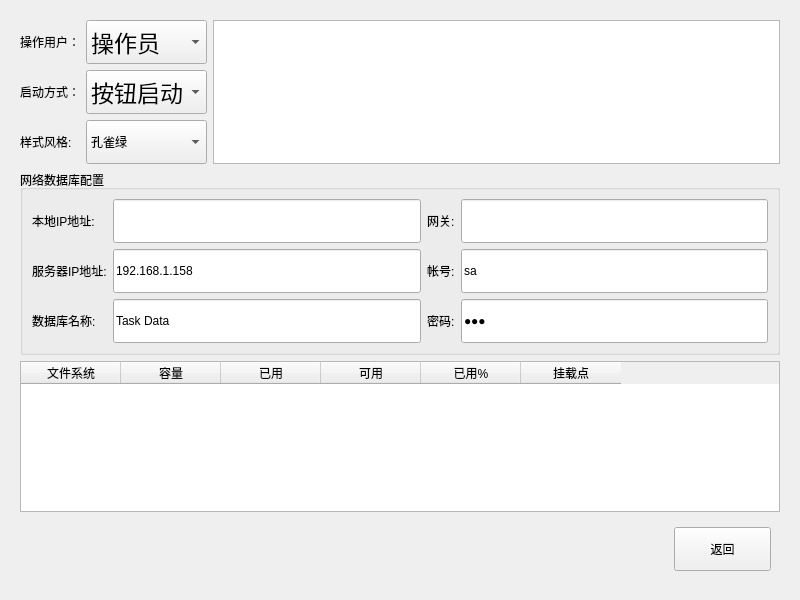
<?xml version="1.0" encoding="UTF-8"?>
<ui version="4.0">
 <class>Settings</class>
 <widget class="QWidget" name="Settings">
  <property name="geometry">
   <rect>
    <x>0</x>
    <y>0</y>
    <width>800</width>
    <height>600</height>
   </rect>
  </property>
  <property name="windowTitle">
   <string>Form</string>
  </property>
  <layout class="QVBoxLayout" name="verticalLayout">
   <item>
    <widget class="QStackedWidget" name="StackWinSyst">
     <property name="currentIndex">
      <number>2</number>
     </property>
     <widget class="QWidget" name="WinLogin">
      <layout class="QGridLayout" name="gridLayout">
       <property name="verticalSpacing">
        <number>12</number>
       </property>
       <item row="1" column="1" colspan="3">
        <widget class="QLabel" name="TextPassword">
         <property name="text">
          <string>请输入密码：</string>
         </property>
        </widget>
       </item>
       <item row="2" column="1" colspan="3">
        <widget class="QLineEdit" name="EditPassword">
         <property name="minimumSize">
          <size>
           <width>0</width>
           <height>44</height>
          </size>
         </property>
         <property name="focusPolicy">
          <enum>Qt::StrongFocus</enum>
         </property>
         <property name="inputMethodHints">
          <set>Qt::ImhDigitsOnly|Qt::ImhHiddenText|Qt::ImhNoAutoUppercase|Qt::ImhNoPredictiveText|Qt::ImhSensitiveData</set>
         </property>
         <property name="text">
          <string/>
         </property>
         <property name="echoMode">
          <enum>QLineEdit::Password</enum>
         </property>
        </widget>
       </item>
       <item row="3" column="3">
        <widget class="QPushButton" name="BtnSystLoginExit">
         <property name="minimumSize">
          <size>
           <width>97</width>
           <height>44</height>
          </size>
         </property>
         <property name="text">
          <string>取消</string>
         </property>
        </widget>
       </item>
       <item row="3" column="1">
        <widget class="QPushButton" name="BtnSystLoginOK">
         <property name="minimumSize">
          <size>
           <width>97</width>
           <height>44</height>
          </size>
         </property>
         <property name="text">
          <string>确定</string>
         </property>
        </widget>
       </item>
       <item row="3" column="2">
        <widget class="QPushButton" name="BtnSystLoginPassword">
         <property name="minimumSize">
          <size>
           <width>97</width>
           <height>44</height>
          </size>
         </property>
         <property name="text">
          <string>修改密码</string>
         </property>
        </widget>
       </item>
       <item row="0" column="1" colspan="3">
        <spacer name="verticalSpacer_2">
         <property name="orientation">
          <enum>Qt::Vertical</enum>
         </property>
         <property name="sizeHint" stdset="0">
          <size>
           <width>20</width>
           <height>40</height>
          </size>
         </property>
        </spacer>
       </item>
       <item row="4" column="1" colspan="3">
        <spacer name="verticalSpacer">
         <property name="orientation">
          <enum>Qt::Vertical</enum>
         </property>
         <property name="sizeHint" stdset="0">
          <size>
           <width>20</width>
           <height>40</height>
          </size>
         </property>
        </spacer>
       </item>
       <item row="1" column="0" rowspan="3">
        <spacer name="horizontalSpacer">
         <property name="orientation">
          <enum>Qt::Horizontal</enum>
         </property>
         <property name="sizeHint" stdset="0">
          <size>
           <width>40</width>
           <height>20</height>
          </size>
         </property>
        </spacer>
       </item>
       <item row="1" column="4" rowspan="3">
        <spacer name="horizontalSpacer_2">
         <property name="orientation">
          <enum>Qt::Horizontal</enum>
         </property>
         <property name="sizeHint" stdset="0">
          <size>
           <width>40</width>
           <height>20</height>
          </size>
         </property>
        </spacer>
       </item>
      </layout>
     </widget>
     <widget class="QWidget" name="WinPassword">
      <layout class="QGridLayout" name="gridLayout_2" rowstretch="1,0,0,0,0,0,0,0,1" columnstretch="1,0,0,1">
       <item row="4" column="1" colspan="2">
        <widget class="QLineEdit" name="EditPwdNew">
         <property name="sizePolicy">
          <sizepolicy hsizetype="Expanding" vsizetype="Expanding">
           <horstretch>0</horstretch>
           <verstretch>0</verstretch>
          </sizepolicy>
         </property>
         <property name="minimumSize">
          <size>
           <width>0</width>
           <height>44</height>
          </size>
         </property>
         <property name="focusPolicy">
          <enum>Qt::ClickFocus</enum>
         </property>
         <property name="inputMethodHints">
          <set>Qt::ImhDigitsOnly|Qt::ImhHiddenText|Qt::ImhNoAutoUppercase|Qt::ImhNoPredictiveText|Qt::ImhSensitiveData</set>
         </property>
         <property name="text">
          <string/>
         </property>
         <property name="echoMode">
          <enum>QLineEdit::Password</enum>
         </property>
        </widget>
       </item>
       <item row="0" column="1" colspan="2">
        <spacer name="SpacerT">
         <property name="orientation">
          <enum>Qt::Vertical</enum>
         </property>
         <property name="sizeHint" stdset="0">
          <size>
           <width>20</width>
           <height>40</height>
          </size>
         </property>
        </spacer>
       </item>
       <item row="5" column="1" colspan="2">
        <widget class="QLabel" name="TextPwdNewR">
         <property name="sizePolicy">
          <sizepolicy hsizetype="Expanding" vsizetype="Preferred">
           <horstretch>0</horstretch>
           <verstretch>0</verstretch>
          </sizepolicy>
         </property>
         <property name="text">
          <string>请再次输入新密码：</string>
         </property>
        </widget>
       </item>
       <item row="2" column="1" colspan="2">
        <widget class="QLineEdit" name="EditPwdOld">
         <property name="sizePolicy">
          <sizepolicy hsizetype="Expanding" vsizetype="Expanding">
           <horstretch>0</horstretch>
           <verstretch>0</verstretch>
          </sizepolicy>
         </property>
         <property name="minimumSize">
          <size>
           <width>0</width>
           <height>44</height>
          </size>
         </property>
         <property name="focusPolicy">
          <enum>Qt::ClickFocus</enum>
         </property>
         <property name="inputMethodHints">
          <set>Qt::ImhDigitsOnly|Qt::ImhHiddenText|Qt::ImhNoAutoUppercase|Qt::ImhNoPredictiveText|Qt::ImhSensitiveData</set>
         </property>
         <property name="text">
          <string/>
         </property>
         <property name="echoMode">
          <enum>QLineEdit::Password</enum>
         </property>
        </widget>
       </item>
       <item row="6" column="1" colspan="2">
        <widget class="QLineEdit" name="EditPwdNewR">
         <property name="sizePolicy">
          <sizepolicy hsizetype="Expanding" vsizetype="Expanding">
           <horstretch>0</horstretch>
           <verstretch>0</verstretch>
          </sizepolicy>
         </property>
         <property name="minimumSize">
          <size>
           <width>0</width>
           <height>44</height>
          </size>
         </property>
         <property name="focusPolicy">
          <enum>Qt::ClickFocus</enum>
         </property>
         <property name="inputMethodHints">
          <set>Qt::ImhDigitsOnly|Qt::ImhHiddenText|Qt::ImhNoAutoUppercase|Qt::ImhNoPredictiveText|Qt::ImhSensitiveData</set>
         </property>
         <property name="text">
          <string/>
         </property>
         <property name="echoMode">
          <enum>QLineEdit::Password</enum>
         </property>
        </widget>
       </item>
       <item row="3" column="1" colspan="2">
        <widget class="QLabel" name="TextPwdNew">
         <property name="sizePolicy">
          <sizepolicy hsizetype="Expanding" vsizetype="Preferred">
           <horstretch>0</horstretch>
           <verstretch>0</verstretch>
          </sizepolicy>
         </property>
         <property name="text">
          <string>请输入新密码：</string>
         </property>
        </widget>
       </item>
       <item row="1" column="1" colspan="2">
        <widget class="QLabel" name="TextPwdOld">
         <property name="sizePolicy">
          <sizepolicy hsizetype="Expanding" vsizetype="Preferred">
           <horstretch>0</horstretch>
           <verstretch>0</verstretch>
          </sizepolicy>
         </property>
         <property name="text">
          <string>请输入原始密码：</string>
         </property>
        </widget>
       </item>
       <item row="8" column="1" colspan="2">
        <spacer name="SpacerB">
         <property name="orientation">
          <enum>Qt::Vertical</enum>
         </property>
         <property name="sizeHint" stdset="0">
          <size>
           <width>20</width>
           <height>40</height>
          </size>
         </property>
        </spacer>
       </item>
       <item row="7" column="2">
        <widget class="QPushButton" name="BtnSystPasswordExit">
         <property name="sizePolicy">
          <sizepolicy hsizetype="Expanding" vsizetype="Expanding">
           <horstretch>0</horstretch>
           <verstretch>0</verstretch>
          </sizepolicy>
         </property>
         <property name="minimumSize">
          <size>
           <width>97</width>
           <height>44</height>
          </size>
         </property>
         <property name="text">
          <string>返回</string>
         </property>
        </widget>
       </item>
       <item row="7" column="1">
        <widget class="QPushButton" name="BtnSystPasswordOK">
         <property name="sizePolicy">
          <sizepolicy hsizetype="Expanding" vsizetype="Expanding">
           <horstretch>0</horstretch>
           <verstretch>0</verstretch>
          </sizepolicy>
         </property>
         <property name="minimumSize">
          <size>
           <width>97</width>
           <height>44</height>
          </size>
         </property>
         <property name="text">
          <string>确认修改</string>
         </property>
        </widget>
       </item>
       <item row="1" column="0" rowspan="7">
        <spacer name="SpacerL">
         <property name="orientation">
          <enum>Qt::Horizontal</enum>
         </property>
         <property name="sizeHint" stdset="0">
          <size>
           <width>40</width>
           <height>20</height>
          </size>
         </property>
        </spacer>
       </item>
       <item row="1" column="3" rowspan="7">
        <spacer name="SpacerR">
         <property name="orientation">
          <enum>Qt::Horizontal</enum>
         </property>
         <property name="sizeHint" stdset="0">
          <size>
           <width>40</width>
           <height>20</height>
          </size>
         </property>
        </spacer>
       </item>
      </layout>
     </widget>
     <widget class="QWidget" name="WinSyst">
      <layout class="QVBoxLayout" name="verticalLayout_4" stretch="1,1,0,0">
       <item>
        <layout class="QGridLayout" name="gridLayout_3" columnstretch="0,0,1">
         <item row="0" column="0">
          <widget class="QLabel" name="TextUser">
           <property name="text">
            <string>操作用户：</string>
           </property>
          </widget>
         </item>
         <item row="0" column="1">
          <widget class="QComboBox" name="BoxUser">
           <property name="sizePolicy">
            <sizepolicy hsizetype="Expanding" vsizetype="Expanding">
             <horstretch>0</horstretch>
             <verstretch>0</verstretch>
            </sizepolicy>
           </property>
           <property name="minimumSize">
            <size>
             <width>97</width>
             <height>44</height>
            </size>
           </property>
           <property name="font">
            <font>
             <pointsize>17</pointsize>
            </font>
           </property>
           <item>
            <property name="text">
             <string>操作员</string>
            </property>
           </item>
           <item>
            <property name="text">
             <string>管理员</string>
            </property>
           </item>
          </widget>
         </item>
         <item row="0" column="2" rowspan="3">
          <widget class="QTextBrowser" name="TextDebug"/>
         </item>
         <item row="1" column="0">
          <widget class="QLabel" name="TextMode">
           <property name="styleSheet">
            <string notr="true"/>
           </property>
           <property name="text">
            <string>启动方式：</string>
           </property>
          </widget>
         </item>
         <item row="1" column="1">
          <widget class="QComboBox" name="BoxMode">
           <property name="sizePolicy">
            <sizepolicy hsizetype="Expanding" vsizetype="Expanding">
             <horstretch>0</horstretch>
             <verstretch>0</verstretch>
            </sizepolicy>
           </property>
           <property name="minimumSize">
            <size>
             <width>97</width>
             <height>44</height>
            </size>
           </property>
           <property name="font">
            <font>
             <pointsize>17</pointsize>
            </font>
           </property>
           <item>
            <property name="text">
             <string>按钮启动</string>
            </property>
           </item>
           <item>
            <property name="text">
             <string>脚踏启动</string>
            </property>
           </item>
           <item>
            <property name="text">
             <string>滑罩启动</string>
            </property>
           </item>
           <item>
            <property name="text">
             <string>网络启动</string>
            </property>
           </item>
          </widget>
         </item>
         <item row="2" column="0">
          <widget class="QLabel" name="TextStyle">
           <property name="text">
            <string>样式风格:</string>
           </property>
          </widget>
         </item>
         <item row="2" column="1">
          <widget class="QComboBox" name="BoxStyle">
           <property name="sizePolicy">
            <sizepolicy hsizetype="Expanding" vsizetype="Expanding">
             <horstretch>0</horstretch>
             <verstretch>0</verstretch>
            </sizepolicy>
           </property>
           <property name="minimumSize">
            <size>
             <width>97</width>
             <height>44</height>
            </size>
           </property>
           <item>
            <property name="text">
             <string>孔雀绿</string>
            </property>
           </item>
           <item>
            <property name="text">
             <string>濡雨蓝</string>
            </property>
           </item>
          </widget>
         </item>
        </layout>
       </item>
       <item>
        <widget class="QGroupBox" name="groupBox_2">
         <property name="title">
          <string>网络数据库配置</string>
         </property>
         <layout class="QGridLayout" name="gridLayout_4">
          <item row="1" column="3">
           <widget class="QLineEdit" name="lineEdit_4">
            <property name="minimumSize">
             <size>
              <width>0</width>
              <height>44</height>
             </size>
            </property>
            <property name="text">
             <string>sa</string>
            </property>
           </widget>
          </item>
          <item row="2" column="3">
           <widget class="QLineEdit" name="lineEdit_3">
            <property name="minimumSize">
             <size>
              <width>0</width>
              <height>44</height>
             </size>
            </property>
            <property name="text">
             <string>123</string>
            </property>
            <property name="echoMode">
             <enum>QLineEdit::Password</enum>
            </property>
           </widget>
          </item>
          <item row="1" column="1">
           <widget class="QLineEdit" name="lineEdit">
            <property name="minimumSize">
             <size>
              <width>0</width>
              <height>44</height>
             </size>
            </property>
            <property name="text">
             <string>192.168.1.158</string>
            </property>
           </widget>
          </item>
          <item row="2" column="1">
           <widget class="QLineEdit" name="lineEdit_2">
            <property name="minimumSize">
             <size>
              <width>0</width>
              <height>44</height>
             </size>
            </property>
            <property name="text">
             <string>Task Data</string>
            </property>
           </widget>
          </item>
          <item row="2" column="2">
           <widget class="QLabel" name="label_8">
            <property name="text">
             <string>密码:</string>
            </property>
           </widget>
          </item>
          <item row="1" column="0">
           <widget class="QLabel" name="label_6">
            <property name="text">
             <string>服务器IP地址:</string>
            </property>
           </widget>
          </item>
          <item row="2" column="0">
           <widget class="QLabel" name="label_9">
            <property name="text">
             <string>数据库名称:</string>
            </property>
           </widget>
          </item>
          <item row="1" column="2">
           <widget class="QLabel" name="label_7">
            <property name="text">
             <string>帐号:</string>
            </property>
           </widget>
          </item>
          <item row="0" column="0">
           <widget class="QLabel" name="label">
            <property name="text">
             <string>本地IP地址:</string>
            </property>
           </widget>
          </item>
          <item row="0" column="1">
           <widget class="QLineEdit" name="EditIp">
            <property name="minimumSize">
             <size>
              <width>0</width>
              <height>44</height>
             </size>
            </property>
           </widget>
          </item>
          <item row="0" column="2">
           <widget class="QLabel" name="label_10">
            <property name="text">
             <string>网关:</string>
            </property>
           </widget>
          </item>
          <item row="0" column="3">
           <widget class="QLineEdit" name="lineEdit_5">
            <property name="minimumSize">
             <size>
              <width>0</width>
              <height>44</height>
             </size>
            </property>
           </widget>
          </item>
         </layout>
        </widget>
       </item>
       <item>
        <widget class="QTableWidget" name="TabDisk">
         <column>
          <property name="text">
           <string>文件系统</string>
          </property>
         </column>
         <column>
          <property name="text">
           <string>容量</string>
          </property>
         </column>
         <column>
          <property name="text">
           <string>已用</string>
          </property>
         </column>
         <column>
          <property name="text">
           <string>可用</string>
          </property>
         </column>
         <column>
          <property name="text">
           <string>已用%</string>
          </property>
         </column>
         <column>
          <property name="text">
           <string>挂载点</string>
          </property>
         </column>
        </widget>
       </item>
       <item>
        <widget class="QWidget" name="widget_13" native="true">
         <layout class="QHBoxLayout" name="horizontalLayout_12">
          <item>
           <spacer name="horizontalSpacer_3">
            <property name="orientation">
             <enum>Qt::Horizontal</enum>
            </property>
            <property name="sizeHint" stdset="0">
             <size>
              <width>40</width>
              <height>20</height>
             </size>
            </property>
           </spacer>
          </item>
          <item>
           <widget class="QPushButton" name="BtnExit">
            <property name="minimumSize">
             <size>
              <width>97</width>
              <height>44</height>
             </size>
            </property>
            <property name="text">
             <string>返回</string>
            </property>
           </widget>
          </item>
         </layout>
        </widget>
       </item>
      </layout>
     </widget>
    </widget>
   </item>
  </layout>
 </widget>
 <resources/>
 <connections/>
</ui>
